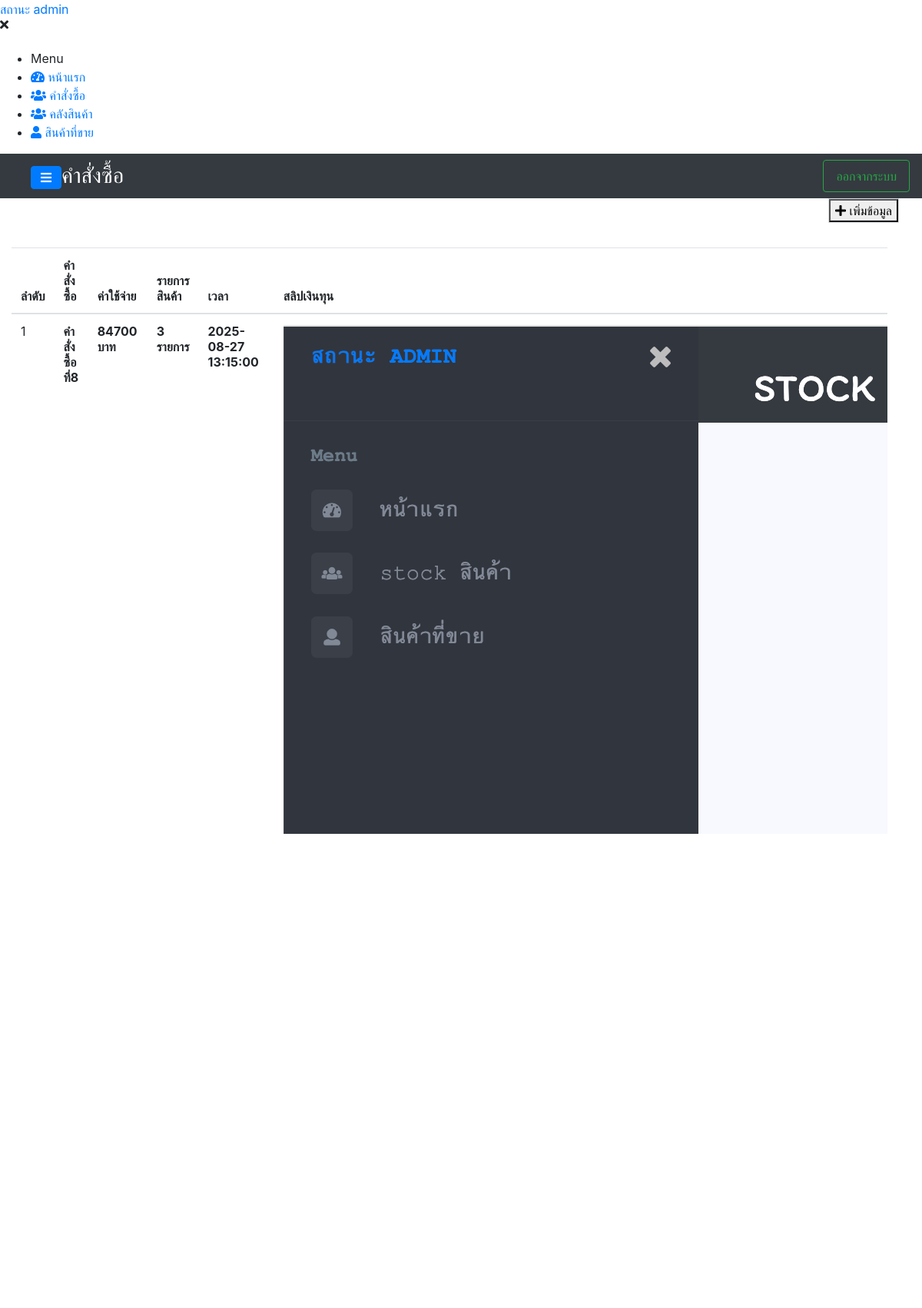
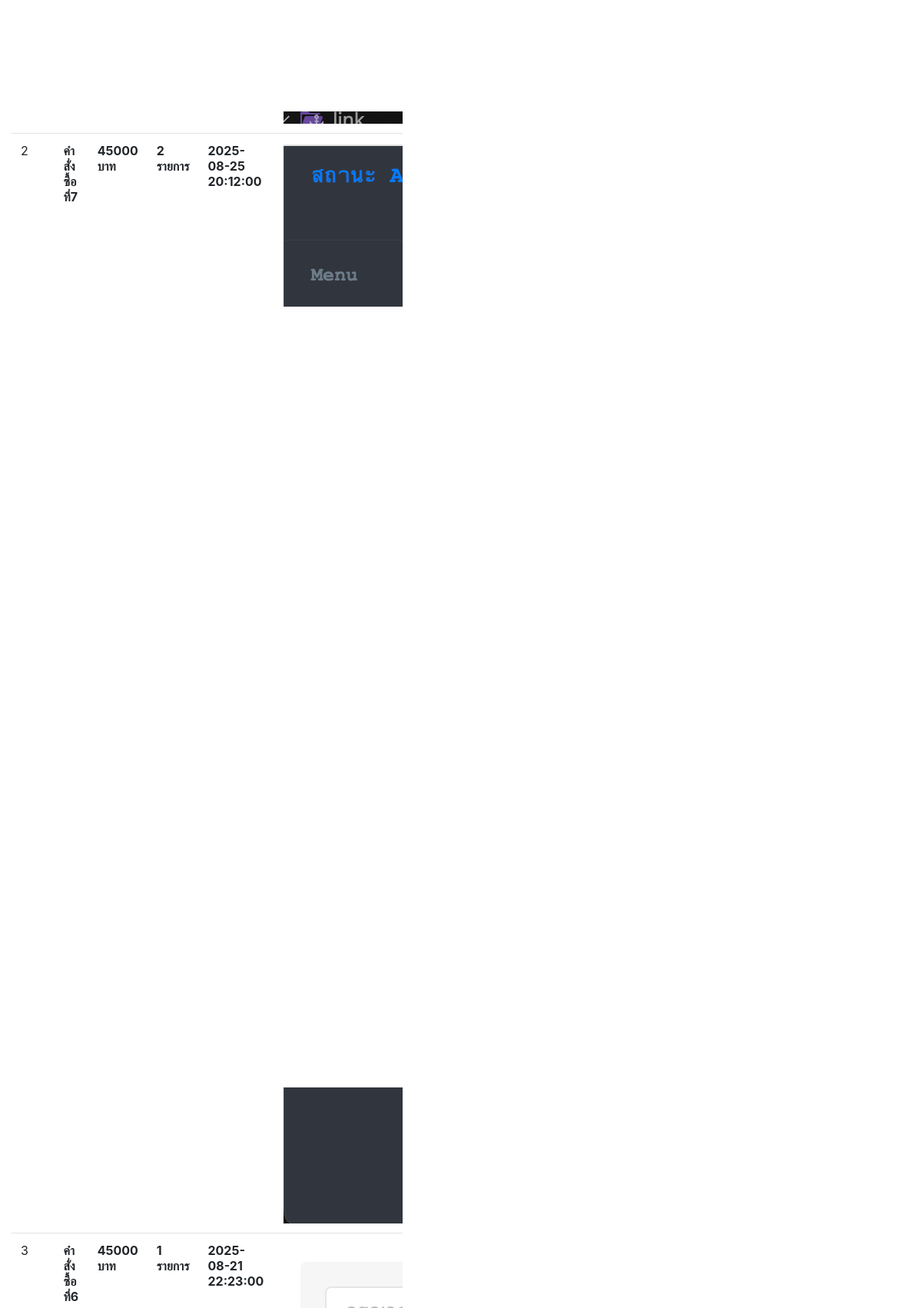
Screenshot of /system/orders.php (signed in, upper part) with the database file from the repository (2 pictures, top to bottom).
### tables this page shows
CREATE TABLE `order_box` (
  `order_id` int(11) NOT NULL,
  `order_name` varchar(300) NOT NULL,
  `slip_order` varchar(200) NOT NULL,
  `totalcost_order` int(11) NOT NULL,
  `count_order` int(11) NOT NULL,
  `id_adder` int(11) NOT NULL,
  `date_time_order` datetime NOT NULL,
  `create_at` datetime NOT NULL
);

### components/component.php (the view, shortened to what this page needs)
<?php
function navigationOfiicer($path = ""){
    $list = "
        <nav id=\"sidebar\" class=\"sidebar-wrapper\">
            <div class=\"sidebar-content\">
                <div class=\"sidebar-brand\">
                    <a href=\"#\" class=\"text-primary\">สถานะ admin</a>
                    <div id=\"close-sidebar\">
                        <i class=\"fas fa-times\"></i>
                    </div>
                </div>
                <div class=\"sidebar-menu mt-4\">
                    <ul>
                        <li class=\"header-menu\">
                            <span>Menu</span>
                        </li>
                        <li>
                          <a href=\"{$path}index.php\">
                              <i class=\"fa fa-tachometer-alt\"></i>
                              <span>หน้าแรก</span>
                          </a>
                        </li>
                        <li>
                          <a href=\"{$path}orders.php\">
                              <i class=\"fas fa-users\"></i>
                              <span>คำสั่งซื้อ</span>
                          </a>
                        </li>
                        <li>
                          <a href=\"{$path}stock.php\">
                              <i class=\"fas fa-users\"></i>
                              <span>คลังสินค้า</span>
                          </a>
                        </li>
                        <li>
                          <a href=\"{$path}ordersell.php\">
                            <i class=\"fas fa-user\"></i>
                              <span>สินค้าที่ขาย</span>
                          </a>
                        </li>
                    </ul>
                </div>
            </div>
        </nav>
    ";
    echo $list;
}
function navbar($logo, $path=""){
    $navList = "
        <nav class=\"navbar navbar-tp navbar-expand-md navbar-dark bg-dark row\">
          <div class=\"container-fluid ml-4\">
              <a id=\"show-sidebar\" class=\"btn btn-primary mt-1\" href=\"#\">
                  <i class=\"fas fa-bars\"></i>
              </a>
              <p class=\"h3 mb-0 text-white text-uppercase d-none d-lg-inline-block font-thi\">$logo</p>
              <div class=\"ml-auto\">
                  <a class=\"nav-link btn btn-outline-success\" href=\"{$path}logout.php\">
                    <i class=\"now-ui-icons ui-1_settings-gear-63\"></i>
                    ออกจากระบบ
                  </a>
              </div>
          </div>
        </nav>
    ";
    echo $navList;
}
function tablelistsetOrder ($number, $orderid, $ordername, $totalcost_order, $price_order, $sliptImg, $date_time_order){
  $listOrder = "
  <form>
    <tr>
      <td>$number</td>
      <td class=\"font-weight-bold\">$ordername</td>
      <td class=\"font-weight-bold\">$totalcost_order บาท</td>
      <td class=\"font-weight-bold\">$price_order รายการ</td>
      <td class=\"font-weight-bold\">$date_time_order</td>
      <td>
          <div class=\"account-item account-item--style2 clearfix js-item-menu\">
              <div class=\"image\">
                  <img src=\"../db/slip-orders/$sliptImg \" alt=\"John Doe\" />
              </div>
          </div>
      </td>
      <td>
          <div class=\"table-data-feature\" >
            <a class=\"item\" data-toggle=\"tootip\" data-placement=\"top\" title=\"จัดสรรทุน\" href=\"getting_a_scholarship.php \">
              <i class=\"fas fa-list-alt\"></i>
            </a>
            <button type=\"button\" id=\"update_order\" data-target=\"#modalFormUpdateOrder\" data-toggle=\"modal\"
                   class=\"item\" data-id=\"$orderid\" data-ordername=\"$ordername\" data-totalcost=\"$totalcost_order\"
                   data-priceorder=\"$price_order\" data-slipimage=\"$sliptImg\" data-dateorder=\"$date_time_order\"
            >
                <i class=\"fas fa-pencil-alt text-warning\"></i>
            </button>
            <button type=\"button\" class=\"item\" id=\"falseTrashBtnProject\" data-id=\"$orderid\">
              <i class=\"fas fa-trash-alt text-danger\"></i>
            </button>
          </div>
      </td>
    </tr>
    </form>
  ";
  echo $listOrder;
}
?>

### system/orders.php (shortened to what this page needs)
<?php
include_once("../backend/config.php");
include_once("../link/link-2.php");
include_once("../components/component.php");
?>
<!DOCTYPE html>
<html lang="en">
<head>
  <link rel="stylesheet" href="https://cdnjs.cloudflare.com/ajax/libs/uikit/3.0.0-beta.20/css/uikit.css">
    <link rel="stylesheet" href="../assets/scripts/module/jquery.Thailand.js/jquery.Thailand.js/dist/jquery.Thailand.min.css">
    <link rel="stylesheet" href="../assets/scss/navigationTrue-a-j.scss">
    <link rel="stylesheet" href="../assets/scss/revenue.scss">
    <link rel="stylesheet" href="../assets/scripts/module/test/test.scss">
    <link rel="stylesheet" href="../assets/scripts/module/select-picker/select.scss">
</head>
<body>
  <div class="page-wrapper chiller-theme toggled">
    <?php  navigationOfiicer(); ?>
    <main class="page-content mt-0">
      <?php navbar("คำสั่งซื้อ"); ?>
      <div class="container-fluid row">
          <div class="ml-auto border">
            <button class="bd-none au-btn au-btn-icon au-btn--green au-btn--small" data-toggle="modal"
                data-target="#modalFormCreateOrder"
            >
                <i class="fas fa-plus"></i>
                  เพิ่มข้อมูล
            </button>
          </div>
          <div class="col-md-12 mt-4">
            <div class="table-responsive table-responsive-data2 mt-2">
                        <table class="table table-data2 mydataTablePatron">
                            <thead>
                                <tr>
                                    <th>ลำดับ</th>
                                    <th>คำสั่งซื้อ</th>
                                    <th>ค่าใช้จ่าย</th>
                                    <th>รายการสินค้า</th>
                                    <th>เวลา</th>
                                    <th>สลิปเงินทุน</th>
                                </tr>
                            </thead>
                            <tbody>
                                <?php
                                    $get_order = mysqli_query($conn, "SELECT * FROM order_box ORDER BY create_at DESC")or die(mysqli_error());
                                      foreach($get_order as $key => $res){
                                          tablelistsetOrder(
                                              ($key+1), $res['order_id'], $res['order_name'],$res['totalcost_order'],$res['count_order'],
                                              $res['slip_order'],$res['date_time_order']
                                            );
                                      }
                                ?>
                            </tbody>
                        </table>
                    </div>
          </div>
      </div>
    </main>
  </div>
</body>
</html>

### rows the page displays
order_box: number "1", order_name "คำสั่งซื้อที่8", totalcost_order "84700", count_order "3", date_time_order "2025-08-27 13:15:00", slip_order (picture)
order_box: number "2", order_name "คำสั่งซื้อที่7", totalcost_order "45000", count_order "2", date_time_order "2025-08-25 20:12:00", slip_order (picture)
order_box: number "3", order_name "คำสั่งซื้อที่6", totalcost_order "45000", count_order "1", date_time_order "2025-08-21 22:23:00", slip_order (picture)

### other values shown
$logo "คำสั่งซื้อ"
